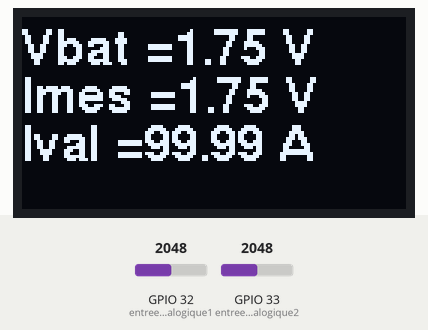
Recording of a program running on a simulated ESP32. Shown: 128×64 one-colour display. The test bench sets the inputs (shaded band); at power-on: GPIO 32 (entreeAnalogique1) = 2048, GPIO 33 (entreeAnalogique2) = 2048 (analog values on the 0–4095 scale). What the program prints to the serial monitor is not drawn.

Above: at 1.2 s.
1.3 s: GPIO 32 (entreeAnalogique1) set to 2866
At 2.6 s:
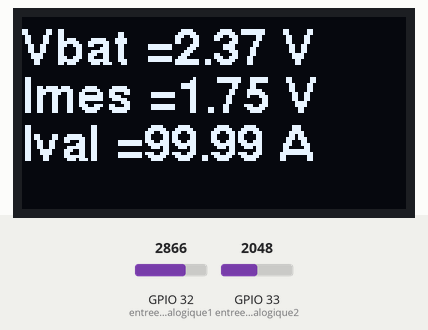
2.9 s: GPIO 33 (entreeAnalogique2) set to 491
At 4.1 s:
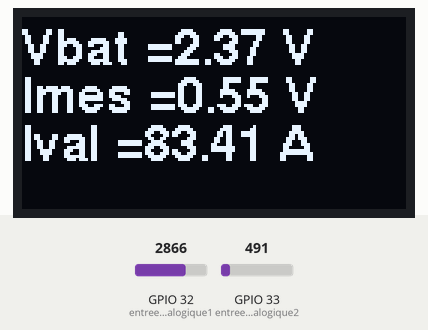
4.5 s: GPIO 33 (entreeAnalogique2) set to 59
At 5.5 s:
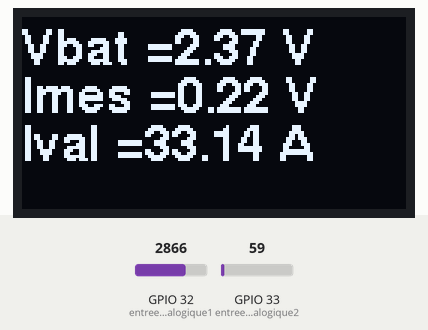
6.1 s: GPIO 32 (entreeAnalogique1) set to 3603
At 6.9 s:
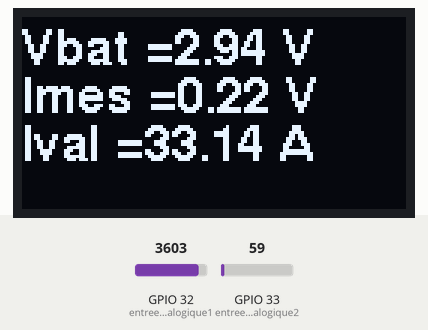
7.7 s: GPIO 33 (entreeAnalogique2) set to 0
At 8.4 s:
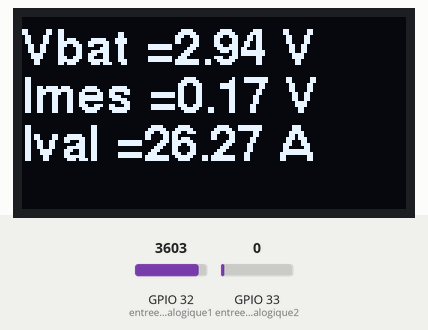
9.3 s: GPIO 32 (entreeAnalogique1) set to 4095
At 9.9 s:
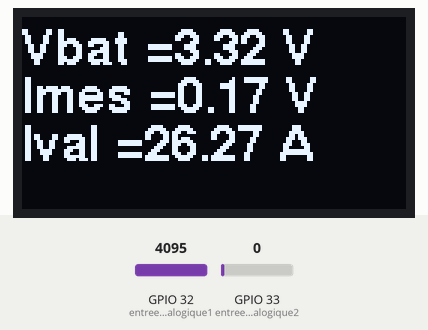
Timing chart, 0 to 11.9 s (numbered marks = the images above; inputs shaded):
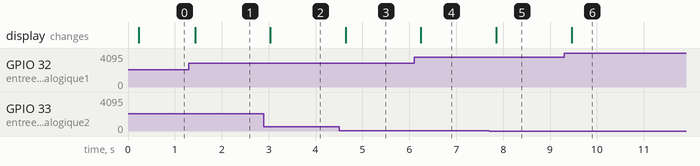

The program:

main.cpp
```cpp
#include <Arduino.h>
#include <U8g2lib.h>

#define OLED_SDA 23 //jaune
#define OLED_SCL 19 //orange

// Tableau pour stocker les données mesurées
double dataArray_tension[10]; // Vous pouvez ajuster la taille selon vos besoins
int arrayLength_tension = 0;

double dataArray_courant[10]; // Vous pouvez ajuster la taille selon vos besoins
int arrayLength_courant = 0;


unsigned long previousSendTime = 0;
unsigned long previousAverageTime = 0;

const unsigned long sendInterval = 200; // Interval d'envoi des données en ms
const unsigned long averageInterval = 100; // Interval pour le calcul de la moyenne glissante en ms


const uint32_t SERIAL_SPEED = 115200;
// const uint32_t SERIAL_SPEED = 9600;

U8G2_SSD1306_128X64_NONAME_F_HW_I2C u8g2(/* R2: rotation 180°*/ U8G2_R2,/* reset=*/ U8X8_PIN_NONE,  /* clock=*/ OLED_SCL, /* data=*/ OLED_SDA);

double Vmes=0,Vval=0, Imes=0, Ival=0;
int ds=0, Secondes=0;

char InData[]  = {"$VXX.XXX IXX.XXX SXXXX*"};
char InDataLen = 23;


volatile struct {
    unsigned Display: 1;
    unsigned Update: 1;
    unsigned unused: 30;
} Flags;


// Pour configurer une interruption Timer
hw_timer_t *timer = NULL;
const double Tsamp_us = 10000;  // 10 ms = 10000 us

// Compteur logiciel
const int DispNcount = 50;
volatile int Dispcount = 0; // 50 *10ms = 0.5s

const int entreeAnalogique2 = 33;  // Courant (cable jaune)
const int entreeAnalogique1 = 32;  // Tension (cable orange)

const float R=0.0066;
const float gain_bat = 1;
const float gain_courant = 1;


void IRAM_ATTR onTimer() { // ici on est toutes les Tsamp = 10 ms
  Flags.Update = 1;
  ds++;
  Secondes=ds/100;
  if (++Dispcount >= DispNcount) {
    Dispcount = 0;
    Flags.Display = 1;
  }
}

// Fonction pour calculer la moyenne glissante des données mesurées
double calculateMovingAverage(double* dataArray, int arrayLength) {
    double sum = 0;
    for (int i = 0; i < arrayLength; i++) {
        sum += dataArray[i];
    }
    return sum / arrayLength;
}


void mesure(){

  Vmes = (12.0/15625.0)*analogRead(entreeAnalogique1) + 0.1734;
  Vval = Vmes*gain_bat;
  Imes = (12.0/15625.0)*analogRead(entreeAnalogique2) + 0.1734;
  Ival = (Imes/R)*gain_courant;

  // Serial.println("Vmes = "+ String(Vmes)+" V");
  // Serial.println("Imes = "+ String(Imes)+" V");
  // Serial.println("Ival = "+ String(Ival)+" A");
  // Serial.println("Timer = "+ String(Secondes));

  if (Vmes>99.99) Vmes=99.99;
  if (Vmes<-9.99) Vmes=-9.99;

  if (Ival>99.99) Ival=99.99;
  if (Ival<-9.99) Ival=-9.99;
  if (Secondes>9999) Secondes=9999;

  dataArray_tension[arrayLength_tension++] = Vmes; // Stocker la tension
    dataArray_courant[arrayLength_courant++] = Ival; // Stocker le courant

    // Assurez-vous de vérifier les limites du tableau pour éviter les débordements
    if (arrayLength_tension >= 10) {
        arrayLength_tension = 0; // Réinitialiser l'index lorsque le tableau est plein, ou ajustez selon votre besoin
    }
    if (arrayLength_courant >= 10) {
        arrayLength_courant = 0; // Réinitialiser l'index lorsque le tableau est plein, ou ajustez selon votre besoin
    }

  // sprintf(InData, "$%6.3f %6.3f %4d*", Vmes, Ival, Secondes);
  // Serial.println(InData);

  }

  void refreshDisplay() {

  if (Vmes>99.99) Vmes=99.99;
  if (Vmes<-9.99) Vmes=-9.99;

  if (Ival>99.99) Ival=99.99;
  if (Ival<-9.99) Ival=-9.99;
  if (Secondes>9999) Secondes=9999;


  // Affichage sur OLED
  u8g2.clearBuffer();

  u8g2.setCursor(0, 16);
  u8g2.print("Vbat =");
  u8g2.print(Vmes, 2);
  u8g2.print(" V");

  u8g2.setCursor(0, 32);
  u8g2.print("Imes =");
  u8g2.print(Imes, 2);
  u8g2.print(" V");

  u8g2.setCursor(0, 48);
  u8g2.print("Ival =");
  u8g2.print(Ival, 2);
  u8g2.print(" A");
  u8g2.sendBuffer();
}


void setup() {

  Serial.begin(SERIAL_SPEED);

  analogReadResolution(12);
  u8g2.begin();
  u8g2.setFont(u8g2_font_helvB12_tr);
  u8g2.setFontMode(0);
  u8g2.clearBuffer();

  u8g2.setCursor(0, 16);
  u8g2.print("Vbat =");
  u8g2.print(Vmes, 2);
  u8g2.print(" V");

  u8g2.setCursor(0, 32);
  u8g2.print("Imes =");
  u8g2.print(Imes, 2);
  u8g2.print(" V");

  u8g2.setCursor(0, 48);
  u8g2.print("Ival =");
  u8g2.print(Ival, 2);
  u8g2.print(" A");
  u8g2.sendBuffer();

  Dispcount = 0;
  Flags.Update = 0;
  Flags.Display = 0;

  // config timer0 et installation de l'interruption
  timer = timerBegin(0, 80, true);
  timerAttachInterrupt(timer, &onTimer, true);
  timerAlarmWrite(timer, Tsamp_us, true);
  timerAlarmEnable(timer);
}

void loop() {
    unsigned long currentMillis = millis();


    // Gérer l'envoi des données toutes les 200 ms
    if (currentMillis - previousSendTime >= sendInterval) {
        // Sauvegarder l'heure actuelle pour le prochain envoi
        previousSendTime = currentMillis;

        // Appeler la fonction de mesure
        mesure();

    }

    // Gérer le calcul de la moyenne glissante toutes les 100 ms
    if (currentMillis - previousAverageTime >= averageInterval) {
        // Sauvegarder l'heure actuelle pour le prochain calcul
        previousAverageTime = currentMillis;

        // Calculer la moyenne glissante des données mesurées
        double movingAverage_tension = calculateMovingAverage(dataArray_tension, arrayLength_tension);
        double movingAverage_courant = calculateMovingAverage(dataArray_courant, arrayLength_courant);

        // Envoyer la moyenne glissante par exemple via Serial
        sprintf(InData, "$%6.3f %6.3f %4d*", movingAverage_tension, movingAverage_courant, Secondes);
        refreshDisplay();
        Serial.println(InData);
    }

}
```

Measured:
- after the input at 1.3 s, the display: changes after 0.13 s (image 1)
- after the input at 2.9 s, the display: changes after 0.14 s (image 2)
- after the input at 4.5 s, the display: changes after 0.14 s (image 3)
- after the input at 6.1 s, the display: changes after 0.15 s (image 4)
- after the input at 7.7 s, the display: changes after 0.16 s (image 5)
- after the input at 9.3 s, the display: changes after 0.16 s (image 6)
